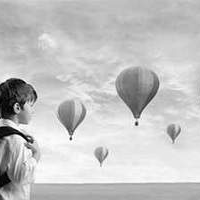
#> input picture specimen.png, 200 x 200 px
$ python objective.py
#> lines starting #> are read from the running program, lines starting #| are printed output that depends on the picture
#> further down, image is the input picture: shape (200, 200); min 0, max 255, mean 195.1
import numpy as np
import cv2
import matplotlib.pyplot as plt

class Objective: # Simulate the effect of an objective lens
    def __init__(self,NA,flen):
        self.NA = NA
        self.flen = flen

    def distanceMagnification(self,u): # Simple lens equation
        f_inverse = 1/float(self.flen)
        u_inverse = 1/float(u)
        v_inverse = f_inverse - u_inverse
        v = 1/v_inverse
        return (round(v,5),round(v*u_inverse,5))

    def blurPsf(self,image,index): # Simulate the diffraction effects (To be implemented)
        return 0

    def propagateImage(self,image,u):
        return 0

    def imageFormation(self,image, u, x_final, y_final):
#> called with u = 1.5, x_final = 200, y_final = 200
        abs_mag = round(self.flen/(u - self.flen), 5) # absolute value of magnification
        x_image, y_image = image.shape[0], image.shape[1]
#> x_image = 200; y_image = 200
        X = int(x_image*abs_mag) #size in pixels of the image formed by objective
#> X = 400
        Y = int(y_image*abs_mag)
#> Y = 400
        IMG = np.zeros((X, Y))

        for x in range(x_image):
            for y in range(y_image):
                IMG[int(X/2 - abs_mag*(x - x_image/2)) - 1][int(Y/2 - abs_mag*(y - y_image/2)) - 1] = image[x][y]
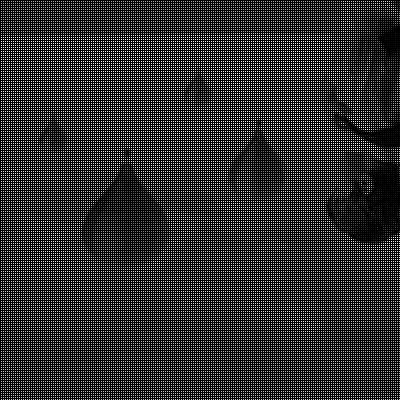
#> IMG: shape (400, 400) float64; min 0, max 255, mean 48.8

        res =  cv2.resize(IMG, (x_final, y_final), interpolation = cv2.INTER_AREA) #resizing IMG to fit the desired size
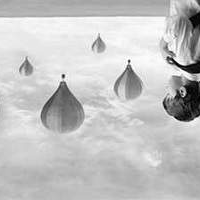
#> res: shape (200, 200) float64; min 0, max 63.75, mean 48.8; drawn with min black and max white
	#interpolation chosen assuming that resize will correspond to shrinking
        return res.astype(np.uint8)
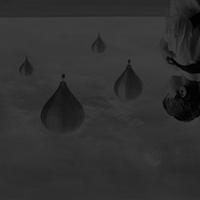
#> returned value: shape (200, 200); min 0, max 63, mean 48.4

if __name__ == "__main__":
    image = cv2.imread("specimen.png",0)
    lens = Objective(0.4,1)
    mag = lens.imageFormation(image,1.5,200,200)
    plt.imshow(mag,cmap="gray")
    plt.show()
